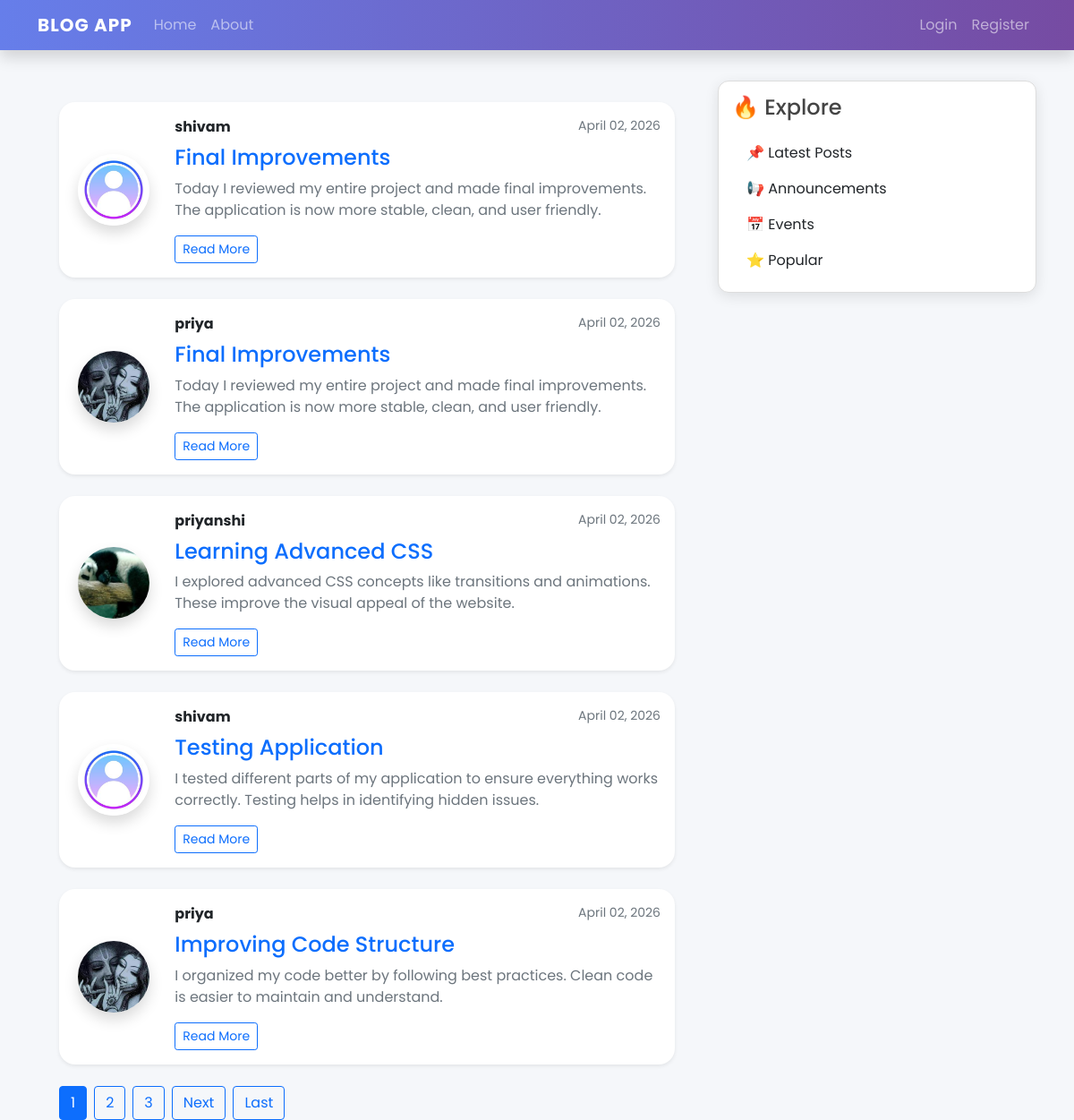
The page / on the database its author committed.
### blog1/models.py (models this page shows, shortened)
class Post(models.Model):
    title = models.CharField(max_length=100)
    content = models.TextField()
    date_posted = models.DateTimeField(default=timezone.now)
    author = models.ForeignKey(User, on_delete=models.CASCADE)

### users/models.py (models this page shows, shortened)
class profile(models.Model):
    user = models.OneToOneField(User, on_delete=models.CASCADE)
    image = models.ImageField(default='default.jpg', upload_to='profile_pics')

### blog1/views.py (the view)
# urls.py: path('',PostListView.as_view(),name='blog-home'),
class PostListView(ListView):
    model = Post
    template_name = 'blog1/home.html'
    context_object_name = 'posts'
    ordering = ['-date_posted']
    paginate_by = 5

### blog1/templates/blog1/home.html (shortened to what this page needs)
{% extends 'blog1/base.html' %}
{% block content %}
<div class="container mt-4">
  {% for post in posts %}
    <div class="card mb-4 shadow-sm border-0 post-card">
      <div class="card-body">
        <div class="row align-items-center">
          <div class="col-md-2 text-center">
            <img src="{{ post.author.profile.image.url }}" class="rounded-circle img-fluid shadow" style="width: 80px; height: 80px; object-fit: cover;">
          </div>
          <div class="col-md-10">
            <div class="d-flex justify-content-between">
              <div>
                <a href="{% url 'user-posts' post.author.username %}" class="fw-bold text-dark text-decoration-none">
                  {{ post.author }}
                </a>
              </div>
              <small class="text-muted">{{ post.date_posted|date:"F d, Y" }}</small>
            </div>
            <h4 class="mt-2">
              <a href="{% url 'post-detail' post.pk %}" class="text-decoration-none text-primary post-title">
                {{ post.title }}
              </a>
            </h4>
            <p class="text-muted">{{ post.content|truncatewords:25 }}</p>
            <div class="mt-2">
              <a href="{% url 'post-detail' post.id %}" class="btn btn-sm btn-outline-primary">Read More</a>
            </div>
          </div>
        </div>
      </div>
    </div>
  {% endfor %}
  {% if is_paginated %}
    <div class="pagination d-flex gap-2 flex-wrap">
      {% for num in page_obj.paginator.page_range %}
        {% if page_obj.number == num %}
          <a href="?page={{ num }}" class="btn btn-primary">{{ num }}</a>
        {% elif num > page_obj.number|add:'-3' and num < page_obj.number|add:'3' %}
          <a href="?page={{ num }}" class="btn btn-outline-primary">{{ num }}</a>
        {% endif %}
      {% endfor %}
      {% if page_obj.has_next %}
        <a href="?page={{ page_obj.next_page_number }}" class="btn btn-outline-primary">Next</a>
        <a href="?page={{ page_obj.paginator.num_pages }}" class="btn btn-outline-primary">Last</a>
      {% endif %}
    </div>
  {% endif %}
</div>
{% endblock content %}

### blog1/templates/blog1/base.html (shortened to what this page needs)
{% load static %}
<!DOCTYPE html>
<html>
<head>
    <link href="https://cdn.jsdelivr.net/npm/bootstrap@5.0.2/dist/css/bootstrap.min.css" rel="stylesheet">
    <link rel="stylesheet" href="{% static 'blog1/main.css' %}">
</head>
<body>
<header>
<nav class="navbar navbar-expand-md navbar-dark fixed-top shadow">
  <div class="container">
    <a class="navbar-brand" href="{% url 'blog-home' %}">
        BLOG APP
    </a>
    <div class="collapse navbar-collapse" id="navbarToggle">
      <div class="navbar-nav">
        <a class="nav-link" href="{% url 'blog-home' %}">Home</a>
        <a class="nav-link" href="{% url 'blog-about' %}">About</a>
      </div>
      <div class="navbar-nav ms-auto align-items-center">
        {% if user.is_authenticated %}
        <a class="nav-link" href="{% url 'post-create' %}">➕ New Post</a>
        <a class="nav-link" href="{% url 'profile' %}">👤 Profile</a>
        <form method="post" action="{% url 'logout' %}">
          {% csrf_token %}
          <button class="btn btn-sm btn-warning ms-2">Logout</button>
        </form>
        {% else %}
        <a class="nav-link" href="{% url 'login' %}">Login</a>
        <a class="nav-link" href="{% url 'register' %}">Register</a>
        {% endif %}
      </div>
    </div>
  </div>
</nav>
</header>
<main class="container" style="margin-top: 90px;">
  <div class="row">
    <div class="col-md-8">
      {% block content %}{% endblock %}
    </div>
    <div class="col-md-4">
      <div class="content-section sidebar-card">
        <h4 class="mb-3">🔥 Explore</h4>
        <ul class="list-group">
          <li class="list-group-item">📌 Latest Posts</li>
          <li class="list-group-item">📢 Announcements</li>
          <li class="list-group-item">📅 Events</li>
          <li class="list-group-item">⭐ Popular
          </li>
        </ul>
      </div>
    </div>
  </div>
</main>
</body>
</html>

### blog1/static/blog1/main.css (style rules this page uses)
body { background: #fafafa; color: #333333; margin-top: 5rem; }
h1, h2, h3, h4, h5, h6 { color: #444444; }
ul { margin: 0; }
.content-section { background: #ffffff; padding: 10px 20px; border: 1px solid #dddddd; border-radius: 3px; margin-bottom: 20px; }

### blog1/templates/blog1/base.html (style rules this page uses)
body { font-family: 'Poppins', sans-serif; background: #f5f7fa; }
.navbar { background: linear-gradient(90deg, #667eea, #764ba2); }
.navbar-brand { font-weight: bold; letter-spacing: 1px; }
.nav-link { transition: 0.3s; }
.content-section { background: white; padding: 15px; border-radius: 12px; box-shadow: 0 4px 15px rgba(0,0,0,0.1); }
.sidebar-card { border-radius: 12px; overflow: hidden; }
.list-group-item { border: none; transition: 0.3s; }

### blog1/templates/blog1/home.html (style rules this page uses)
.post-card { border-radius: 18px; transition: all 0.3s ease; background: #ffffff; position: relative; box-shadow: 0 4px 10px rgba(0,0,0,0.05), 0 8px 20px rgba(0,0,0,0.08); }
.post-card::before { content: ""; position: absolute; inset: 0; border-radius: 18px; background: linear-gradient(120deg, transparent, rgba(255,255,255,0.3), transparent); opacity: 0; transition: 0.4s; pointer-events: none; }
.post-title { transition: 0.3s; }

### rows shown on the page
Post: author.profile.image (placeholder picture), author "shivam", date_posted "April 02, 2026", title "Final Improvements", content "Today I reviewed my entire project and made final improvements. The application is now more stable, clean, and user friendly."
Post: author.profile.image (picture), author "priya", date_posted "April 02, 2026", title "Final Improvements", content "Today I reviewed my entire project and made final improvements. The application is now more stable, clean, and user friendly."
Post: author.profile.image (picture), author "priyanshi", date_posted "April 02, 2026", title "Learning Advanced CSS", content "I explored advanced CSS concepts like transitions and animations. These improve the visual appeal of the website."
Post: author.profile.image (placeholder picture), author "shivam", date_posted "April 02, 2026", title "Testing Application", content "I tested different parts of my application to ensure everything works correctly. Testing helps in identifying hidden issues."
Post: author.profile.image (picture), author "priya", date_posted "April 02, 2026", title "Improving Code Structure", content "I organized my code better by following best practices. Clean code is easier to maintain and understand."

### other values the page prints
{{ num }} "1"
{{ num }} "2" "3"
